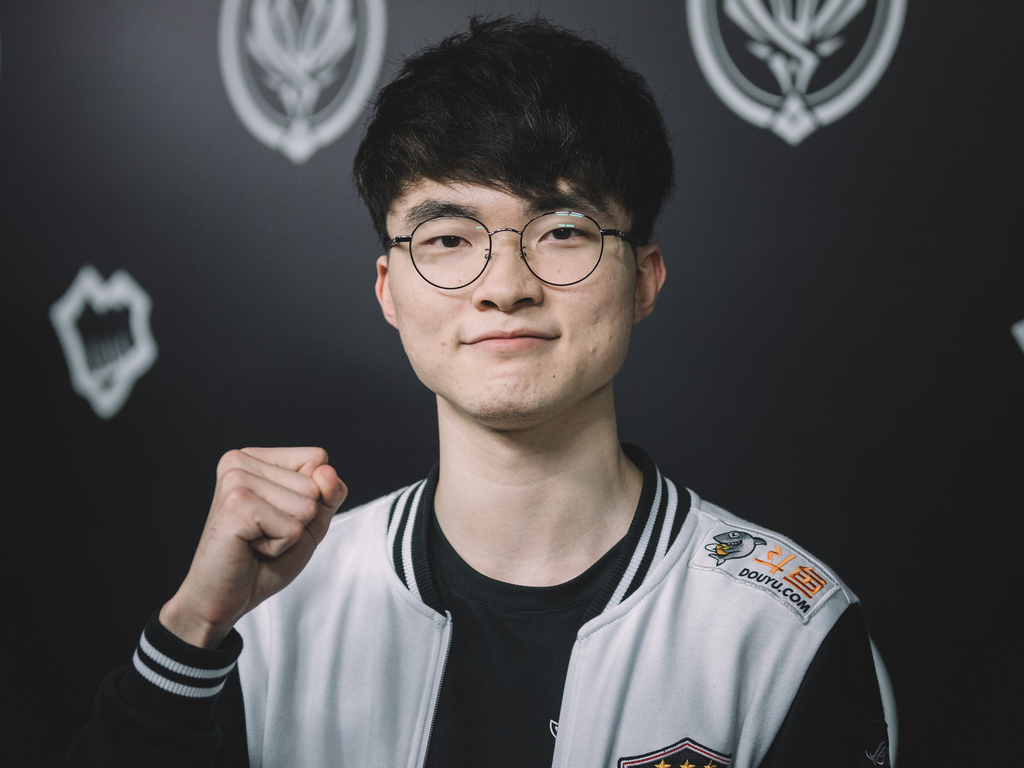
#> input picture faker.jpg, 1024 x 768 px
$ python main.py
#> lines starting #> are read from the running program, lines starting #| are printed output that depends on the picture
import cv2

image_path = 'faker.jpg'
image_bgr = cv2.imread(image_path)
#> image_bgr is the input picture: shape (768, 1024, 3); mean B, G, R 76.1, 74.8, 76.2

image_gray = cv2.cvtColor(image_bgr, cv2.COLOR_BGR2GRAY)
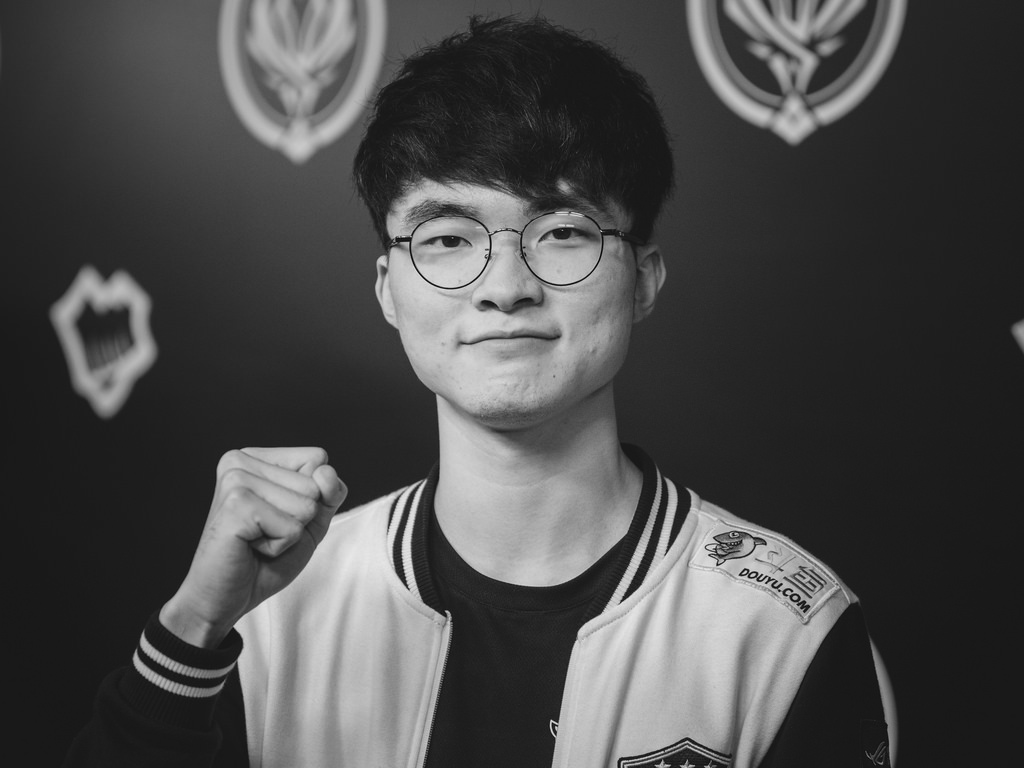
#> image_gray: shape (768, 1024); min 2, max 231, mean 75.4

cv2.imshow('Imagen en color', image_bgr)
cv2.imshow('Imagen en escala de grises', image_gray)
cv2.waitKey(0)
cv2.destroyAllWindows()
